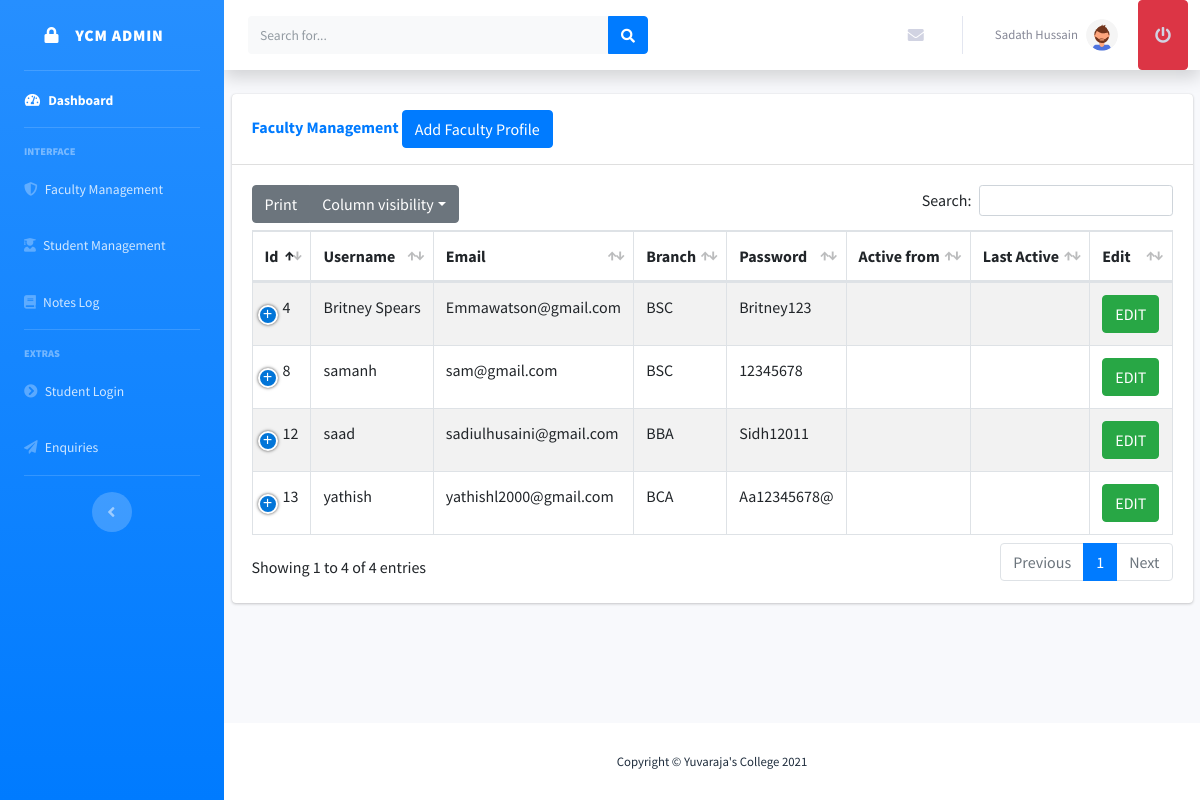
The app's page /admin2/register.php (signed in) with its own data.
### tables this page shows
CREATE TABLE `register` (
  `id` int(11) NOT NULL,
  `username` varchar(50) NOT NULL,
  `email` varchar(50) NOT NULL,
  `password` varchar(50) NOT NULL,
  `status` varchar(5) NOT NULL,
  `cat` varchar(15) DEFAULT NULL
);

### admin2/register.php (the view, shortened to what this page needs)
<?php
include('includes/header.php');
include('includes/navbar.php');
?>
<div class="container-fluid">
<div class="card  mb-4">
  <div class="card-header py-3">
    <h6 class="m-0 font-weight-bold text-primary">Faculty Management
            <button type="button" class="btn btn-primary" data-toggle="modal" data-target="#addadminprofile">
              Add Faculty Profile
            </button>
    </h6>
  </div>
  <div class="card-body">
    <div class="table-responsive">
    <?php
      $connection = mysqli_connect("localhost","root","","notes");
      $query = "SELECT * FROM register where status = 't'";
      $query_run = mysqli_query($connection, $query);
    ?>
                <table id="example1" class="table table-bordered table-striped">
                <thead>
          <tr>
          <th> Id </th>
            <th> Username </th>
            <th>Email </th>
            <th>Branch </th>
            <th>Password</th>
            <th>Active from</th>
            <th>Last Active</th>
            <th>Edit </th>
          </tr>
        </thead>
        <?php
        if(mysqli_num_rows($query_run) > 0)
        {
            while($row = mysqli_fetch_assoc($query_run))
            {
             ?>
          <tr>
            <td><?php echo $row['id']; ?></td>
            <td><?php echo $row['username']; ?></td>
            <td><?php echo $row['email']; ?></td>
            <td><?php echo $row['cat']; ?></td>
            <td><?php echo $row['password']; ?></td>
            <td><?php echo $row['created']; ?></td>
            <td><?php echo $row['lastlog']; ?></td>
            <td>
                <form action="register_edit.php" method="post">
                    <button  type="submit" name="edit_btn" class="btn btn-success"> EDIT</button>
                </form>
            </td>
          </tr>
          <?php
            }
        }
        else{
          echo "No Record Found";
        }
        ?>
                </table>
    </div>
  </div>
</div>
</div>
</div>
<?php
include('includes/footer.php');
?>

### records on screen
register: id "4", username "Britney Spears", email "Emmawatson@gmail.com", cat "BSC", password "Britney123"
register: id "8", username "samanh", email "sam@gmail.com", cat "BSC", password "12345678"
register: id "12", username "saad", email "sadiulhusaini@gmail.com", cat "BBA", password "Sidh12011"
register: id "13", username "yathish", email "yathishl2000@gmail.com", cat "BCA", password "Aa12345678@"

### other values on screen
$_SESSION['username'] "Sadath Hussain"
